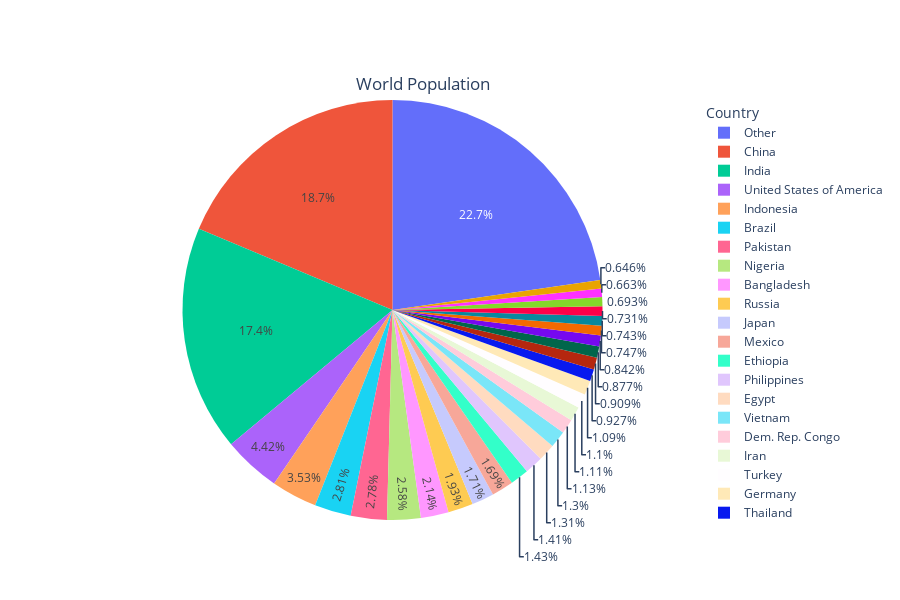

The notebook cell saved with this chart:
### Code cell
geemap.pie_chart(
    data=df,
    names='NAME',
    values='POP_EST',
    max_rows=30,
    height=600,
    title='World Population',
    legend_title='Country',
    layout_args={'title_x': 0.47, 'title_y': 0.87},
)

### Figure 1 — Plotly figure (JSON) as saved in the notebook; plotly's stock layout.template omitted (floating-point values rounded to 4 significant figures; data arrays with more than 128 entries replaced by an {"elided": "..."} marker saying what was removed)
{"data": [{"domain": {"x": [0, 1], "y": [0, 1]}, "hovertemplate": "NAME=%{label}<br>POP_EST=%{value}<extra></extra>", "labels": {"elided": "176 str values"}, "legendgroup": "", "name": "", "showlegend": true, "type": "pie", "values": {"elided": "176 int values"}}], "layout": {"height": 600, "legend": {"title": {"text": "Country"}, "tracegroupgap": 0}, "title": {"text": "World Population", "x": 0.47, "y": 0.87}}}
